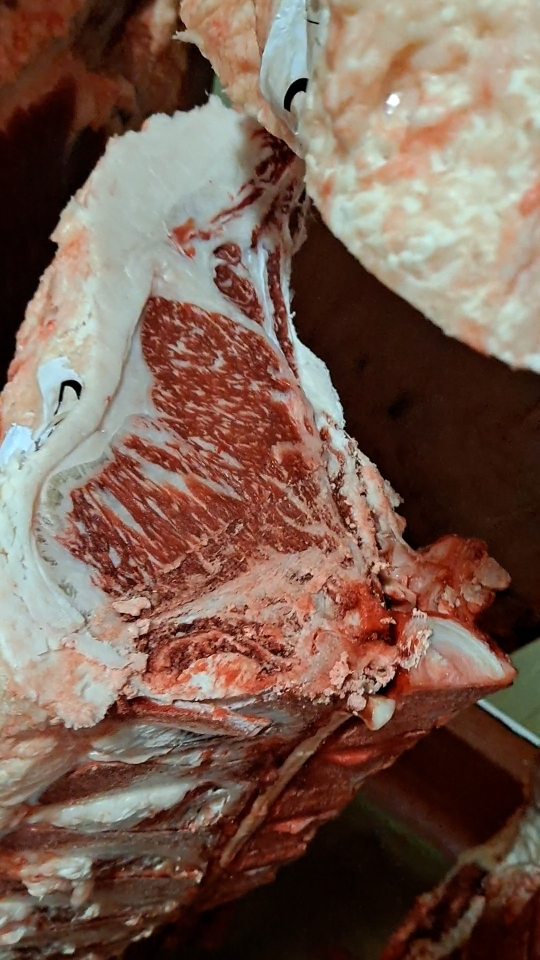
#> input picture sample_data/QC_cow_segmentation_1++_022909.jpg, 1080 x 1920 px (shown at 1/2 size)
$ python -i color_process.py   (imports and definitions only)
#> lines starting #> are read from the running program, lines starting #| are printed output that depends on the picture; after the words box and inside, x2 and y2 are one past the last pixel; in counts of white or black regions, pixels touching at a corner belong together
'''
21.08.05

'''
import cv2
import numpy as np

def stayPork(imagename, savedir):
#> called with savedir = 'out.png'
    src = cv2.imread(imagename, cv2.IMREAD_COLOR)
#> src is the input picture: shape (1920, 1080, 3); mean B, G, R 81.5, 94.2, 120.5
    dst = cv2.cvtColor(src, cv2.COLOR_BGR2GRAY)
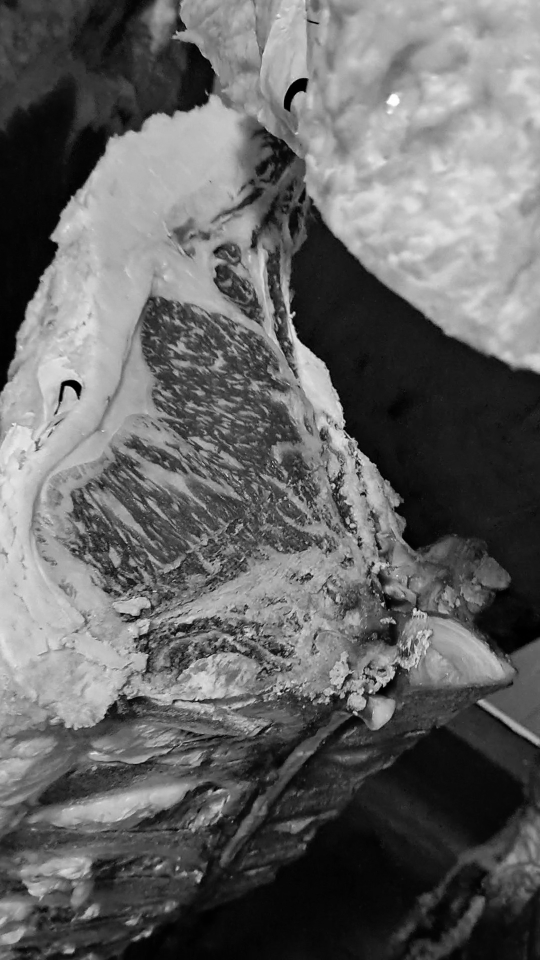
#> dst: shape (1920, 1080) (shown at 1/2 size); min 0, max 255, mean 100.6

    dst2= dst.copy()
    size = ( 300, 600 )

    # thr = cv2.resize( dst2, size )
    # cv2.imshow("dst", dst2)
    # cv2.waitKey(0)

    ret, thr = cv2.threshold(dst, 100, 255, cv2.THRESH_BINARY)
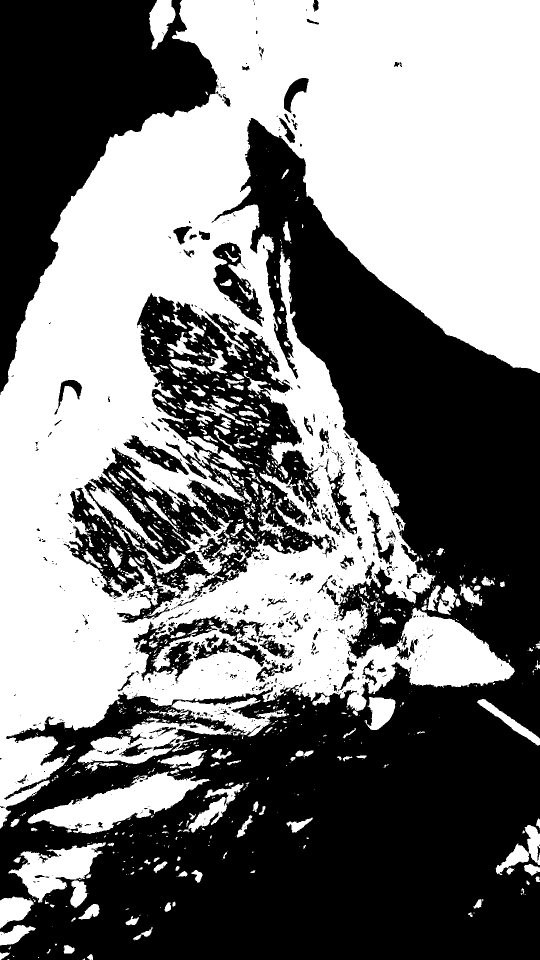
#> thr: shape (1920, 1080) (shown at 1/2 size); 48.6% white; 1382 white regions (1055 under 20 px), largest, box (x1, y1, x2, y2) and area: (0, 0, 1080, 1657) 893140, (55, 1543, 419, 1668) 18223, (155, 1435, 481, 1528) 10434

    # [4 lines of commented-out code are left out]

    ksize = 4
    kernel = np.ones((ksize, ksize),np.uint8)
    erosion = cv2.erode(thr, kernel,iterations = 2)
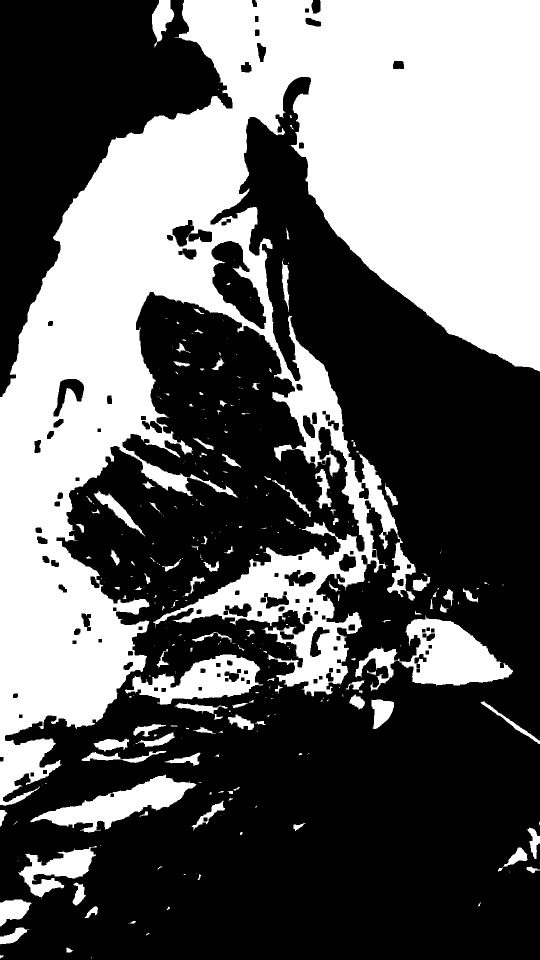
#> erosion: shape (1920, 1080) (shown at 1/2 size); 39.1% white; 313 white regions (187 under 20 px), largest, box (x1, y1, x2, y2) and area: (0, 0, 1080, 1612) 723297, (710, 1231, 1026, 1382) 20575, (61, 1549, 393, 1665) 13749

    # [4 lines of commented-out code are left out]

    ero = cv2.cvtColor(erosion, cv2.COLOR_GRAY2BGR) // 255
    new = cv2.multiply( src , ero)
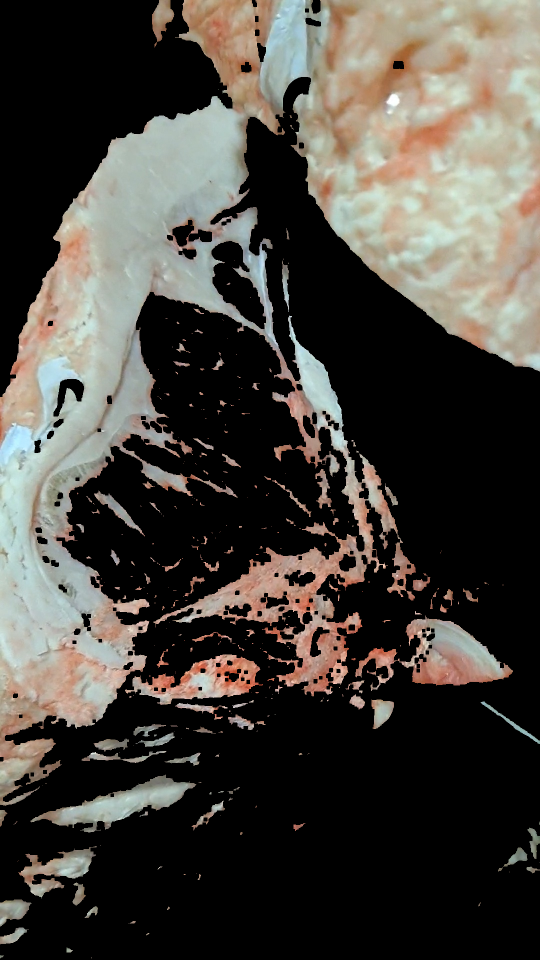
#> new: shape (1920, 1080, 3) (shown at 1/2 size); mean B, G, R 60.8, 66.7, 70.4

    new = cv2.resize( new, size )
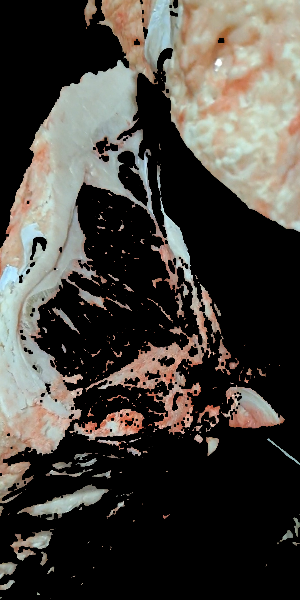
#> new: shape (600, 300, 3); mean B, G, R 60.8, 66.7, 70.4
    cv2.imshow("new", new)
    cv2.waitKey(0)

    return 0


# [7 lines not run here, left out]

>>> result = stayPork('../sample_data/QC_cow_segmentation_1++_022909.jpg', 'out.png')

$ run again, on sample_data/QC_cow_segmentation_1+_054780.jpg
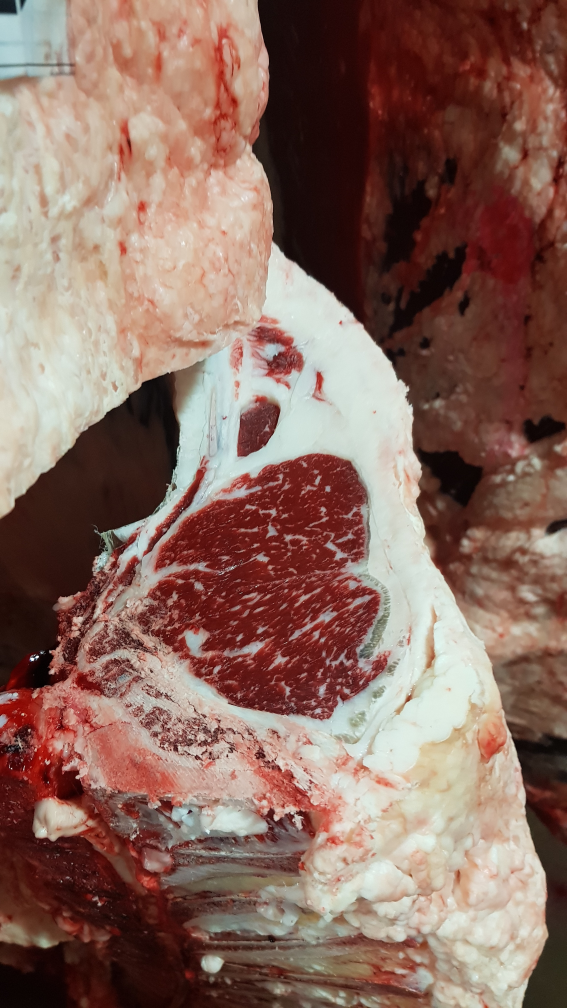
#> input picture sample_data/QC_cow_segmentation_1+_054780.jpg, 2268 x 4032 px (shown at 1/4 size)
#> in stayPork, src is the input picture: shape (4032, 2268, 3); mean B, G, R 95.7, 106.5, 137.7
#> in stayPork, `ret, thr = cv2.threshold(dst, 100, 255, cv2.THRESH_BINARY)`:
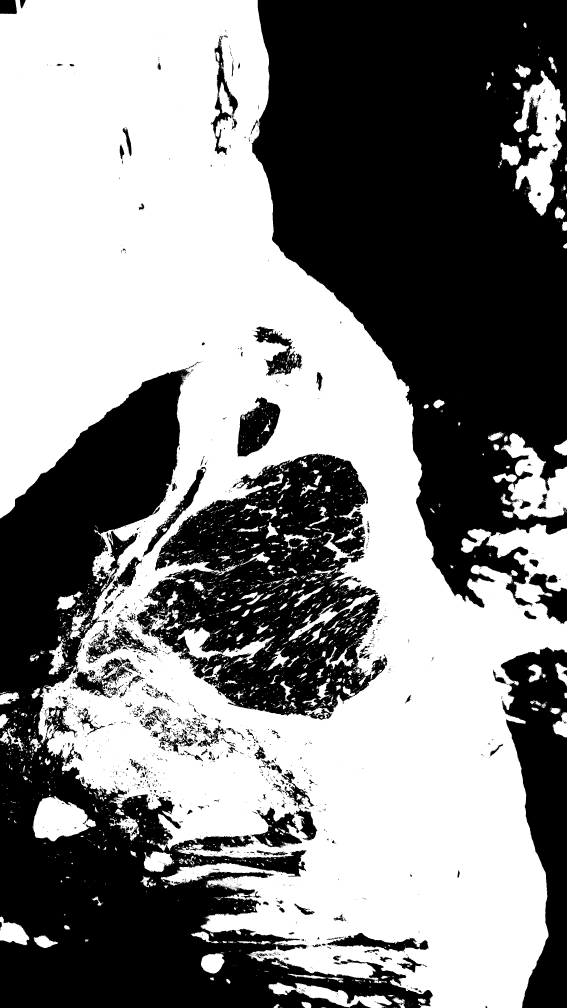
#> thr: shape (4032, 2268) (shown at 1/4 size); 52.8% white; 2603 black regions (2223 under 20 px), largest, box (x1, y1, x2, y2) and area: (1007, 0, 2268, 2432) 1957404, (0, 1447, 1732, 4032) 1355227, (509, 1814, 1549, 2865) 578085
#> erosion: shape (4032, 2268); 47.4% white; 555 white regions (300 under 20 px), largest, box (x1, y1, x2, y2) and area: (0, 0, 2268, 4032) 4071543, (2059, 288, 2261, 858) 44133, (1953, 2100, 2268, 2363) 38902
#> in stayPork, `new = cv2.resize( new, size )`:
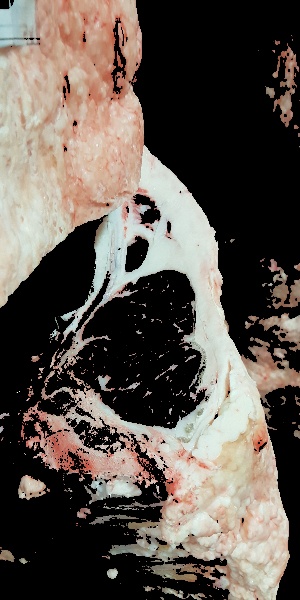
#> new: shape (600, 300, 3); mean B, G, R 78.1, 85.5, 93.5

$ run again, on sample_data/QC_cow_segmentation_2_063550.jpg
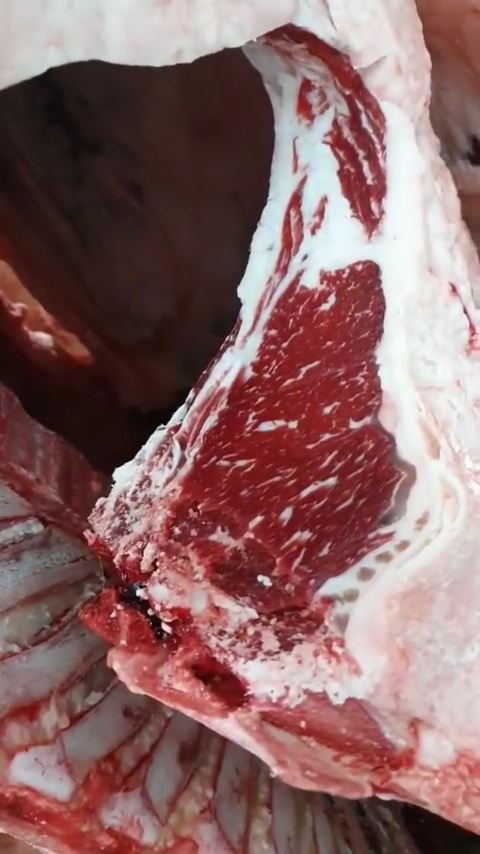
#> input picture sample_data/QC_cow_segmentation_2_063550.jpg, 480 x 854 px
#> in stayPork, src is the input picture: shape (854, 480, 3); mean B, G, R 102.1, 102.8, 138.3
#> in stayPork, `ret, thr = cv2.threshold(dst, 100, 255, cv2.THRESH_BINARY)`:
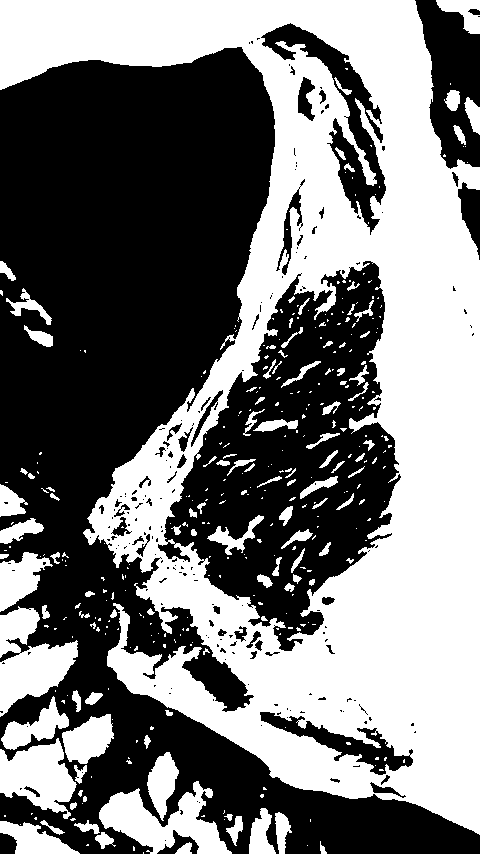
#> thr: shape (854, 480); 47.3% white; 360 white regions (252 under 20 px), largest, box (x1, y1, x2, y2) and area: (0, 0, 480, 835) 160720, (0, 606, 78, 717) 4551, (99, 781, 232, 854) 4518
#> erosion: shape (854, 480); 34.6% white; 92 white regions (55 under 20 px), largest, box (x1, y1, x2, y2) and area: (0, 0, 480, 831) 120936, (151, 567, 255, 647) 2496, (0, 748, 73, 806) 2478
#> in stayPork, `new = cv2.resize( new, size )`:
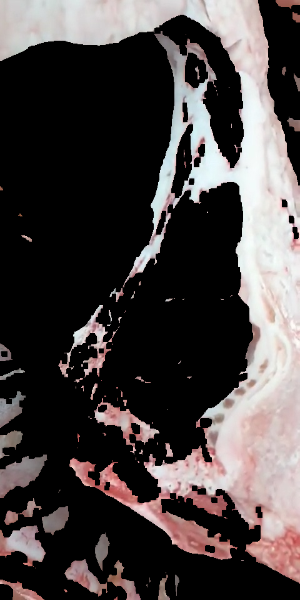
#> new: shape (600, 300, 3); mean B, G, R 65.5, 65.8, 71.8

$ run again, on sample_data/QC_pig_segmentation_1+_005015.jpg
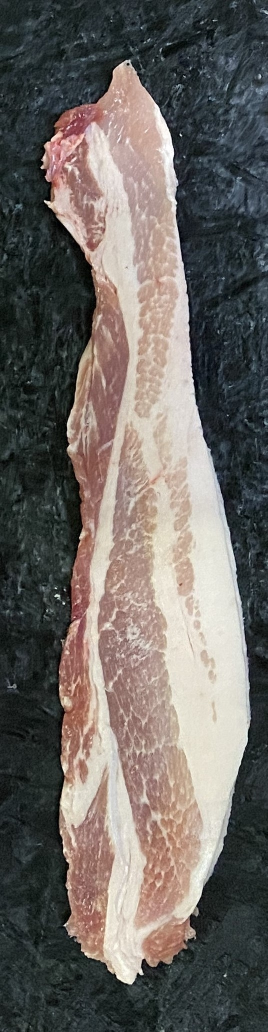
#> input picture sample_data/QC_pig_segmentation_1+_005015.jpg, 535 x 2064 px (shown at 1/2 size)
#> in stayPork, src is the input picture: shape (2064, 535, 3); mean B, G, R 98.6, 102.7, 107.5
#> in stayPork, `ret, thr = cv2.threshold(dst, 100, 255, cv2.THRESH_BINARY)`:
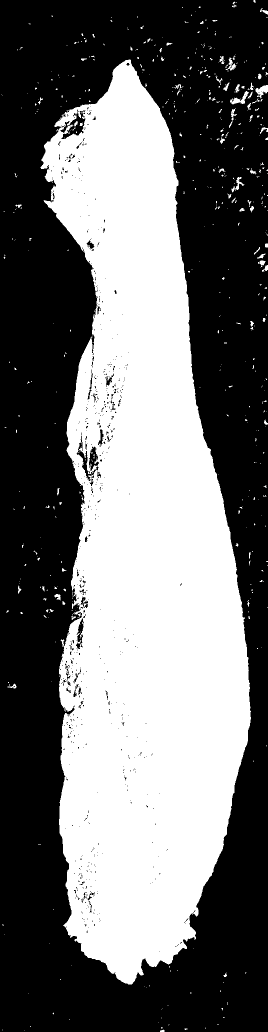
#> thr: shape (2064, 535) (shown at 1/2 size); 44.3% white; 555 white regions (478 under 20 px), largest, box (x1, y1, x2, y2) and area: (81, 119, 502, 1969) 481840, (460, 182, 498, 209) 358, (511, 170, 535, 197) 343
#> erosion: shape (2064, 535); 39.2% white; 50 white regions (35 under 20 px), largest, box (x1, y1, x2, y2) and area: (88, 128, 499, 1967) 431140, (134, 1244, 158, 1295) 363, (152, 933, 170, 960) 221
#> in stayPork, `new = cv2.resize( new, size )`:
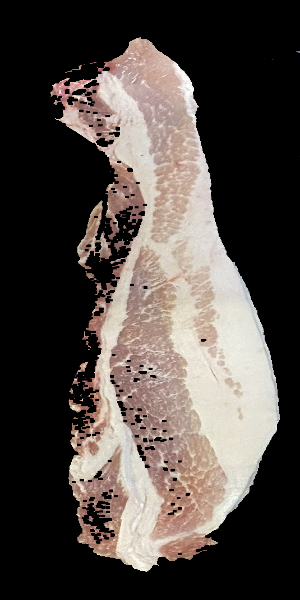
#> new: shape (600, 300, 3); mean B, G, R 66.5, 71, 78.6
